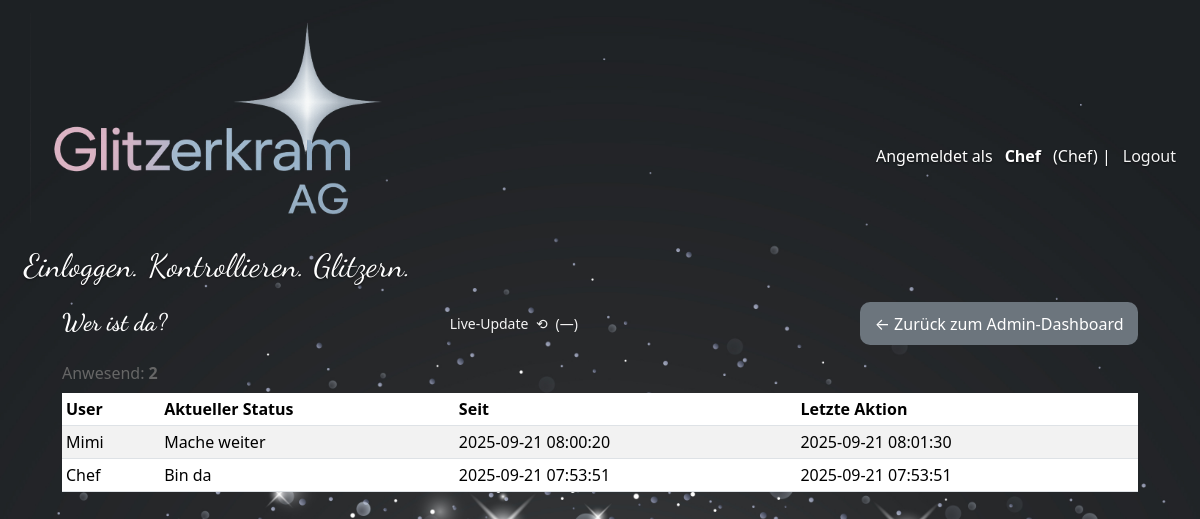
Screenshot of /presence (signed in) with the database file from the repository.
### tables this page shows
CREATE TABLE users (
            id INTEGER PRIMARY KEY AUTOINCREMENT,
            username TEXT UNIQUE NOT NULL,
            password_hash TEXT NOT NULL,
            role TEXT NOT NULL CHECK(role IN ('admin','user'))
        , join_date TEXT, weekly_minutes INTEGER DEFAULT 2400, is_active INTEGER DEFAULT 1);

### app.py (the view)
@app.route("/presence")
def presence():
    if "user_id" not in session:
        return redirect(url_for("login"))
    conn = get_db()
    rows = conn.execute("""
        SELECT
          u.id AS user_id,
          u.username,
          (SELECT created_at FROM bookings WHERE user_id=u.id AND action IN ('bin da','kommt') ORDER BY created_at DESC, id DESC LIMIT 1) AS last_start,
          (SELECT created_at FROM bookings WHERE user_id=u.id AND action IN ('gehe','geht') ORDER BY created_at DESC, id DESC LIMIT 1) AS last_end,
          (SELECT action FROM bookings
             WHERE user_id=u.id
               AND NOT (needs_review=1 AND IFNULL(ticket_action,'')='blank')
             ORDER BY created_at DESC, id DESC LIMIT 1) AS last_action,
          (SELECT datetime(created_at,'localtime') FROM bookings
             WHERE user_id=u.id
               AND NOT (needs_review=1 AND IFNULL(ticket_action,'')='blank')
             ORDER BY created_at DESC, id DESC LIMIT 1) AS last_action_local,
          (SELECT datetime(created_at,'localtime') FROM bookings WHERE user_id=u.id AND action IN ('bin da','kommt') ORDER BY created_at DESC, id DESC LIMIT 1) AS last_start_local
        FROM users u
        ORDER BY u.username
    """).fetchall()
    conn.close()
    present = []
    for r in rows:
        last_start = r["last_start"]
        last_end   = r["last_end"]
        is_present = bool(last_start) and (not last_end or last_start > last_end)
        if not is_present:
            continue
        action_key = r["last_action"] or ""
        status_label = ACTION_LABELS.get(action_key, action_key or "—")
        present.append({
            "username": r["username"],
            "since_local": r["last_start_local"],
            "last_action_label": status_label,
            "last_action_local": r["last_action_local"],
        })
    present.sort(key=lambda x: x["since_local"] or "", reverse=True)
    return render_template(
        "presence.html",
        title="Wer ist da?",
        present=present,
        count=len(present),
    )

### app.py (called while the page is built)
def get_db():
    conn = sqlite3.connect(DB_PATH, timeout=15)
    conn.row_factory = sqlite3.Row
    try:
        conn.execute("PRAGMA journal_mode=WAL;")
        conn.execute("PRAGMA synchronous=NORMAL;")
    except Exception:
        pass
    return conn

### templates/presence.html (shortened to what this page needs)
{% extends "base.html" %}
{% block slogan %}Einloggen. Kontrollieren. Glitzern.{% endblock %}
{% block content %}
<div class="page">
  <div style="height:20px;"></div>
  <div class="d-flex justify-content-between align-items-center mb-3 presence-strip">
    <h1 class="h4 mb-0">Wer ist da?</h1>
    <div class="small text-muted">
      Live-Update <span class="ms-1">⟲</span>
      <span class="ms-1">(<span id="presence-updated">—</span>)</span>
    </div>
    <a href="{{ url_for('admin_only') }}" class="btn btn-secondary">← Zurück zum Admin-Dashboard</a>
  </div>
  {% set is_empty = (count == 0) %}
  <div id="presence-head" class="mb-2 muted" {% if is_empty %}style="display:none"{% endif %}>
    Anwesend: <strong id="presence-count">{{ count }}</strong>
  </div>
  <div class="table-responsive" id="presence-table-wrap" {% if is_empty %}style="display:none"{% endif %}>
    <table class="table table-sm table-striped align-middle">
      <thead>
        <tr>
          <th>User</th>
          <th>Aktueller Status</th>
          <th>Seit</th>
          <th>Letzte Aktion</th>
        </tr>
      </thead>
      <tbody id="presence-tbody">
        {% for p in present %}
        <tr>
          <td>{{ p.username|capitalize }}</td>
          <td>{{ p.last_action_label }}</td>
          <td>{{ p.since_local or '—' }}</td>
          <td>{{ p.last_action_local or '—' }}</td>
        </tr>
        {% endfor %}
      </tbody>
    </table>
  </div>
</div>
{% endblock %}

### templates/base.html (shortened to what this page needs)
<!doctype html>
<html lang="de">
<head>
  <link rel="stylesheet" href="https://cdn.jsdelivr.net/npm/bootstrap@5.3.3/dist/css/bootstrap.min.css">
  <link rel="stylesheet" href="{{ url_for('static', filename='bootstrap.min.css') }}">
  <link rel="stylesheet" href="{{ url_for('static', filename='style.css') }}?v=topper-bg-1">
</head>
<body>
  <div class="topbar">
    <div class="brand">
      <img src="{{ url_for('static', filename='logo.png') }}" alt="Glitzerkram AG Logo">
      <div class="slogan">
        {% block slogan %}Einloggen. Buchen. Glitzern.{% endblock %}
      </div>
    </div>
    <div class="topbar-right">
      {% if session.get('username') %}
        {% set role_label = 'Chef' if session.role == 'admin' else 'User' %}
        Angemeldet als <strong>{{ session.username|capitalize }}</strong> ({{ role_label }}) |
        <a class="link" href="{{ url_for('logout') }}">Logout</a>
      {% endif %}
    </div>
  </div>
  <main id="content" class="page container">
    {% block content %}{% endblock %}
  </main>
</body>
</html>

### static/style.css (style rules this page uses)
:root { --frame-color: #f7b6cf; --frame-glow: rgba(247,182,207,.55); --accent: var(--frame-color); }
html, body { height:100%; }
html { background: url("/static/bg.jpg") center / cover no-repeat fixed; }
body { margin: 0; font-family: system-ui,-apple-system,Segoe UI,Roboto,Arial,sans-serif; color: #222; background: transparent; position: relative; padding: 88px 24px 24px; box-sizing: border-box; }
.topbar { position: fixed; top: 0; left: 0; right: 0; z-index: 2000; display: flex; justify-content: space-between; align-items: center; padding: .8rem 24px; background: transparent !important; backdrop-filter: none !important; border-bottom: none !important; }
.page { max-width:1100px; margin:0 auto; }
.muted { color:#666; }
a.link { color:#a83f72; text-decoration:none; }
.topbar, .topbar a, .topbar strong { color: #fff !important; }
.topbar a.link { color: #fff !important; text-decoration: none; opacity: .95; }
.topbar .slogan { color: #dddddd !important; }
.topbar { text-shadow: 0 1px 2px rgba(0,0,0,.6); }
.brand { display:flex; flex-direction: column; align-items: flex-start; gap: 6px; }
.slogan { font-family: "Dancing Script", system-ui, cursive; font-size: 2rem; line-height: 2; letter-spacing: .2px; color: #fff; text-shadow: 0 1px 2px rgba(0,0,0,.6); margin-top: .1rem; }
.topbar, .topbar * { color: #fff !important; }
.topbar .brand img { height:32px !important; max-height:32px !important; width:auto !important; }
.topbar .slogan { color:#fff !important; font-size:2rem !important; line-height:2 !important; }
body { padding-top: 96px; }
:root { --logo-h: 100px; }
.topbar .brand img { height: var(--logo-h) !important; max-height: var(--logo-h) !important; width:auto !important; }
body { padding-top: calc(var(--logo-h) + 56px); }
.topbar { display:flex; align-items:center; gap:16px; }
.topbar-right { margin-left: auto; white-space: nowrap; text-align: right; }
.topbar, .topbar * { color:#fff !important; }
@media (min-width: 901px) { .brand { max-width: 70%; } }
:root { --logo-h: 210px; }
.topbar .brand img { height: var(--logo-h) !important; max-height: var(--logo-h) !important; width: auto !important; }
body { padding-top: calc(var(--logo-h) + 56px) !important; }
:root { --blaugrau: #9fb1c5; }
:root { --rose: #f7b6cf; }
:root { --accent: #eec6d7; --box-bg: #f7f7f9; }
:root { --rose: #f7b6cf; --blaugrau: #9fb1c5; }
.btn { border:0; border-radius:10px; padding:.6rem .9rem; cursor:pointer; font:inherit; }
:root { --box-bg: #f2f3f5; }
#content, .content, .page, main, .container { position: relative; z-index: 2; }
body { padding-top: 24px !important; }
.topbar { z-index: 1 !important; }
:root { --content-top-gap: 250px; }
#content, .page, main.container, .container { margin-top: var(--content-top-gap); }
.presence-strip { background: none !important; border: 0 !important; box-shadow: none !important; padding: 0; }
.presence-strip, .presence-strip * { color: #fff !important; }
.presence-strip h1, .presence-strip .h1, .presence-strip .h4 { font-family: "Dancing Script", system-ui, cursive; font-weight: 600; font-size: 1.5rem; line-height: 1.1; margin: 0; }
.presence-strip .text-muted { color: #fff !important; opacity: .95; }
.presence-strip, .presence-strip * { color:#fff !important; }
.presence-strip { margin-top: 8px; }

### templates/base.html (style rules this page uses)
.topbar { position: fixed; top:0; left:0; right:0; z-index: 1; display:flex; align-items:center; gap:16px; padding:.8rem 24px; background: transparent !important; border: none !important; }
.topbar, .topbar * { color:#fff !important; text-shadow:0 1px 2px rgba(0,0,0,.6); }
.topbar a { text-decoration: none; }
.brand { display:flex; align-items:center; gap:10px; }
.brand img { display:block; object-fit:contain; width:72px; height:auto; }
.slogan { font-family:'Dancing Script', system-ui, cursive; font-size:2rem; line-height:1.2; white-space:nowrap; }
.topbar-right { margin-left:auto; display:flex; align-items:center; gap:12px; white-space:nowrap; }

### rows the page displays
users: username "Chef", last_action_label "Bin da", since_local "2025-09-21 07:53:51", last_action_local "2025-09-21 07:53:51"
users: username "Mimi", last_action_label "Mache weiter", since_local "2025-09-21 08:00:20", last_action_local "2025-09-21 08:01:30"

### other values shown
{{ count }} "2"
